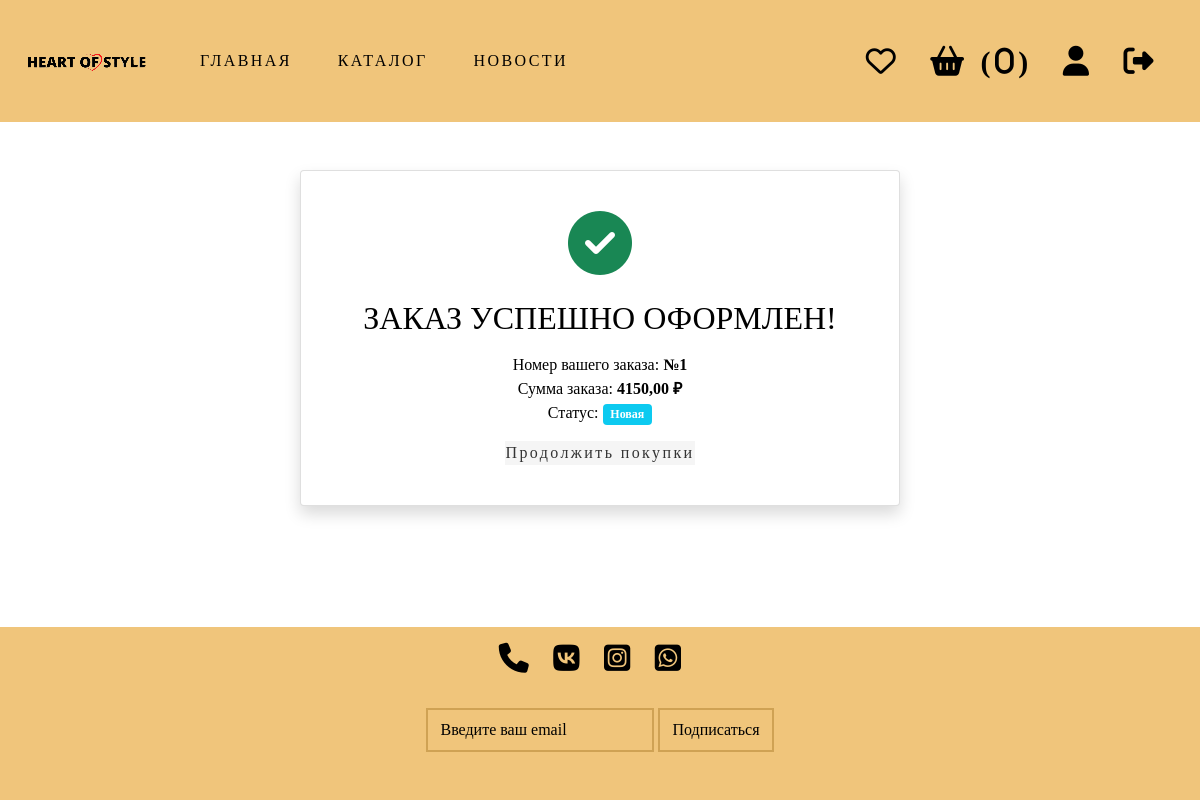
The app's page /order_success/1/ (signed in), older data.
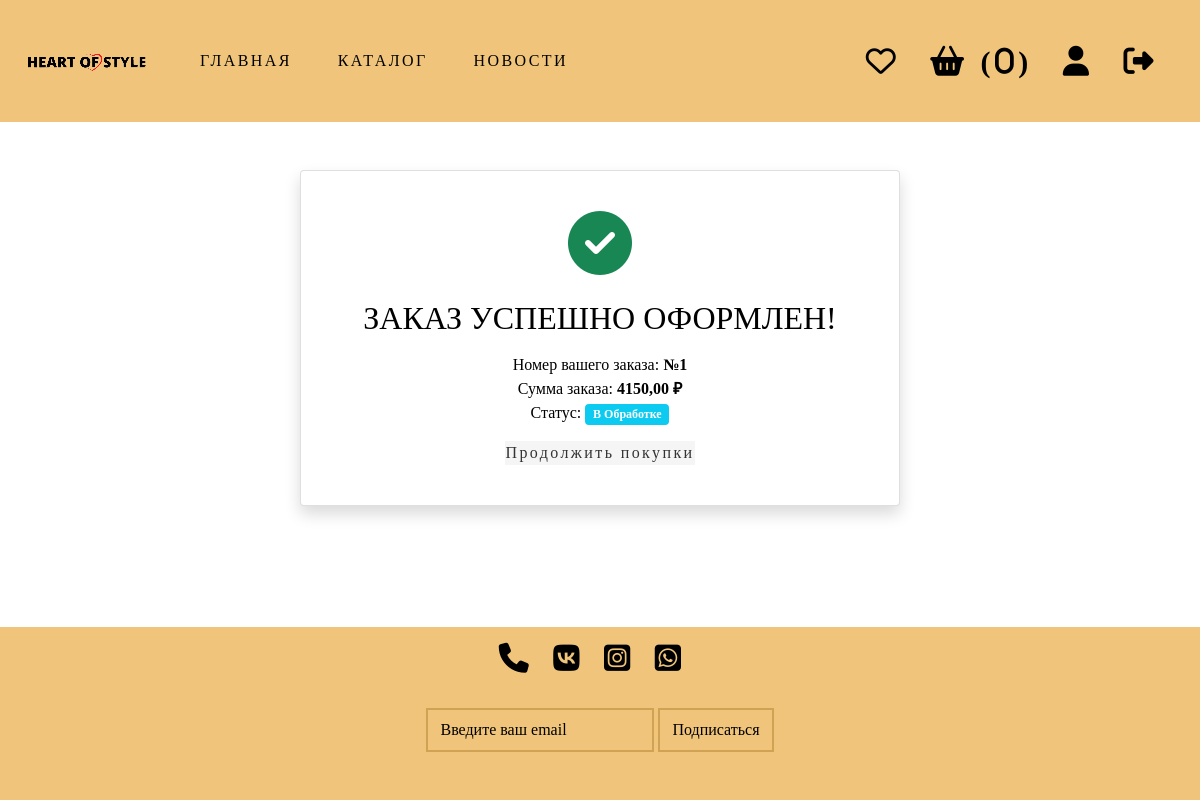
The same page, newer data.
### backend/general/models.py (models this page shows, shortened)
class Order(models.Model):
    TYPE_PAYMENT_CHOICES = [
        ("0", "Банковская карта "),
        ("1", "Наличные"),
    ]
    STATUS_CHOICES = [
        ("0", "Новая"),
        ("1", "В Обработке"),
        ("2", "Принята"),
        ("3", "Завершена"),
        ("4", "Отменена"),
    ]
    user = models.ForeignKey(
        User,
        on_delete=models.CASCADE
    )
    address = models.ForeignKey(
        PickupPoint,
        on_delete=models.SET_NULL,
        null=True,
        blank=False
    )
    type_payment = models.CharField(max_length=1, choices=TYPE_PAYMENT_CHOICES)
    status = models.CharField(max_length=1, choices=STATUS_CHOICES, default='0')
    date_at = models.DateTimeField(auto_now_add=True, verbose_name='Дата создания')
    product = models.ManyToManyField(
        Product,
        related_name='orders'
    )
    cancel_reason = models.CharField(max_length=200, null=True, blank=True)
    @property
    def total_price(self):
        return sum(item.total_price for item in self.items.all())

class OrderItem(models.Model):
    order = models.ForeignKey(Order, on_delete=models.CASCADE, related_name='items')
    product = models.ForeignKey(Product, on_delete=models.CASCADE)
    quantity = models.PositiveIntegerField(default=1)
    price = models.DecimalField(max_digits=10, decimal_places=2)  # цена на момент заказа
    color = models.ForeignKey(Color, on_delete=models.SET_NULL, null=True, blank=True)
    size = models.ForeignKey(Size, on_delete=models.SET_NULL, null=True, blank=True)
    @property
    def total_price(self):
        return self.quantity * self.price

### backend/general/views.py (the view)
# urls.py: path('order_success/<int:order_id>/', order_success, name='order_success'),
def order_success(request, order_id):
    order = get_object_or_404(Order, id=order_id, user=request.user)
    return render(request, "order_success.html", {"order": order})

### backend/general/models.py (called while the page is built)
    @property
    def total_items(self):
        return self.items.count()

### frontend/templates/order_success.html
{% extends 'base.html' %}
{% load static %}
{% block content %}
<div class="d-flex justify-content-center align-items-center mt-5">
    <div class="card shadow p-4 w-100" style="max-width: 600px;">
        <div class="card-body text-center">
            <div class="mb-4">
                <i class="fas fa-check-circle text-success" style="font-size: 4rem;"></i>
            </div>
            <h2 class="mb-3">Заказ успешно оформлен!</h2>
            <div class="mb-3">
                <p>Номер вашего заказа: <strong>№{{ order.id }}</strong></p>
                <p>Сумма заказа: <strong>{{ order.total_price }} ₽</strong></p>
                <p>Статус: <span class="badge bg-info">{{ order.get_status_display }}</span></p>
            </div>
            <a href="{% url 'catalog' %}" class="continue-shopping">
                Продолжить покупки
            </a>
        </div>
    </div>
</div>
{% endblock %}

Row changes from the older to the newer data that the page shows:
changed Order id 1: status "Новая" → "В Обработке"
